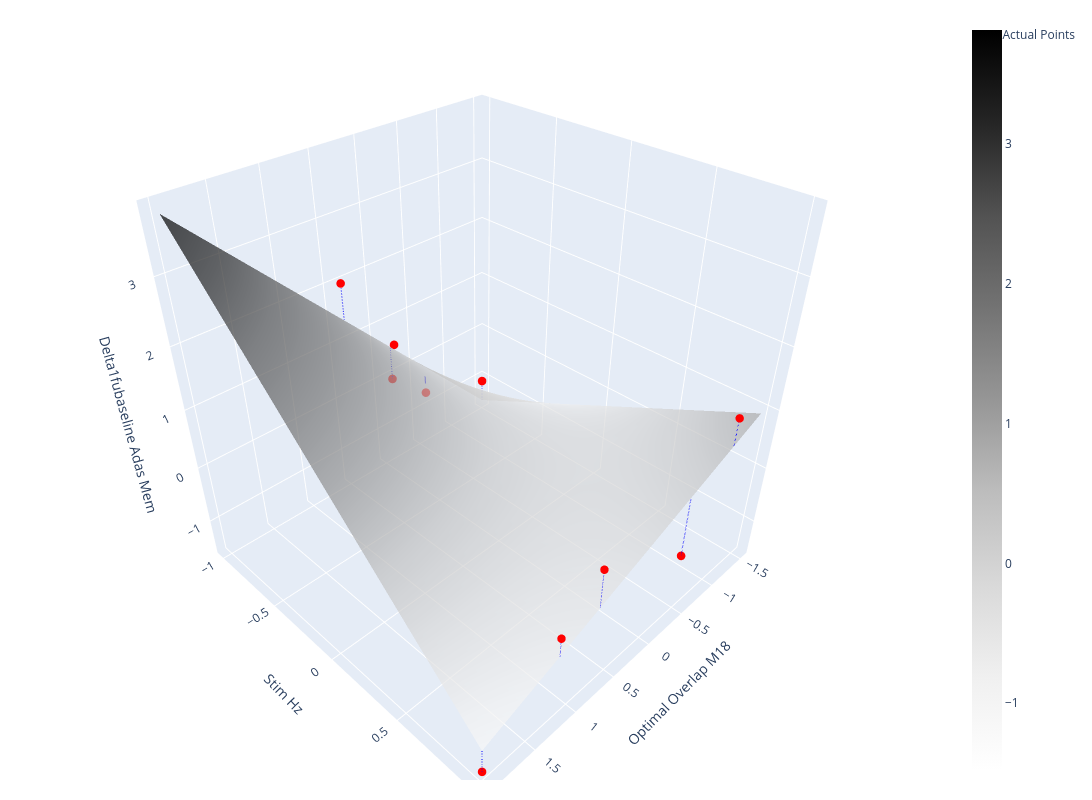

This figure's notebook cell:
### Markdown cell above
Visualize the Regression as a Plane

### Code cell
from calvin_utils.statistical_utils.response_surface_utils.regression_response_surface import GLMPlot
ip = GLMPlot(model_results=results, data_df=data_df, formula=formula)
ip.run(plot_residuals=True, out_dir='/Users/cu135/Partners HealthCare Dropbox/Calvin Howard/studies/memory_dbs/figures/correlation_to_optimal/interaction')

### Figure 1 — Plotly figure (JSON) as saved in the notebook; plotly's stock layout.template omitted (floating-point values rounded to 4 significant figures; data arrays with more than 128 entries replaced by an {"elided": "..."} marker saying what was removed)
{"data": [{"colorscale": [[0, "rgb(255,255,255)"], [0.125, "rgb(240,240,240)"], [0.25, "rgb(217,217,217)"], [0.375, "rgb(189,189,189)"], [0.5, "rgb(150,150,150)"], [0.625, "rgb(115,115,115)"], [0.75, "rgb(82,82,82)"], [0.875, "rgb(37,37,37)"], [1, "rgb(0,0,0)"]], "name": "Prediction Surface", "opacity": 0.7, "type": "surface", "x": [-1.507, -1.472, -1.437, -1.401, -1.366, -1.331, -1.296, -1.26, -1.225, -1.19, -1.154, -1.119, -1.084, -1.049, -1.013, -0.978, -0.9427, -0.9074, -0.8722, -0.8369, -0.8016, -0.7663, -0.731, -0.6957, -0.6605, -0.6252, -0.5899, -0.5546, -0.5193, -0.484, -0.4488, -0.4135, -0.3782, -0.3429, -0.3076, -0.2723, -0.2371, -0.2018, -0.1665, -0.1312, -0.09592, -0.06064, -0.02536, 0.009927, 0.04521, 0.08049, 0.1158, 0.1511, 0.1863, 0.2216, 0.2569, 0.2922, 0.3275, 0.3628, 0.398, 0.4333, 0.4686, 0.5039, 0.5392, 0.5745, 0.6097, 0.645, 0.6803, 0.7156, 0.7509, 0.7862, 0.8214, 0.8567, 0.892, 0.9273, 0.9626, 0.9979, 1.033, 1.068, 1.104, 1.139, 1.174, 1.21, 1.245, 1.28, 1.315, 1.351, 1.386, 1.421, 1.457, 1.492, 1.527, 1.562, 1.598, 1.633, 1.668, 1.704, 1.739, 1.774, 1.809, 1.845, 1.88, 1.915, 1.951, 1.986], "y": [-1, -0.9798, -0.9596, -0.9394, -0.9192, -0.899, -0.8788, -0.8586, -0.8384, -0.8182, -0.798, -0.7778, -0.7576, -0.7374, -0.7172, -0.697, -0.6768, -0.6566, -0.6364, -0.6162, -0.596, -0.5758, -0.5556, -0.5354, -0.5152, -0.4949, -0.4747, -0.4545, -0.4343, -0.4141, -0.3939, -0.3737, -0.3535, -0.3333, -0.3131, -0.2929, -0.2727, -0.2525, -0.2323, -0.2121, -0.1919, -0.1717, -0.1515, -0.1313, -0.1111, -0.09091, -0.07071, -0.05051, -0.0303, -0.0101, 0.0101, 0.0303, 0.05051, 0.07071, 0.09091, 0.1111, 0.1313, 0.1515, 0.1717, 0.1919, 0.2121, 0.2323, 0.2525, 0.2727, 0.2929, 0.3131, 0.3333, 0.3535, 0.3737, 0.3939, 0.4141, 0.4343, 0.4545, 0.4747, 0.4949, 0.5152, 0.5354, 0.5556, 0.5758, 0.596, 0.6162, 0.6364, 0.6566, 0.6768, 0.697, 0.7172, 0.7374, 0.7576, 0.7778, 0.798, 0.8182, 0.8384, 0.8586, 0.8788, 0.899, 0.9192, 0.9394, 0.9596, 0.9798, 1], "z": {"elided": "100x100 float values"}}, {"marker": {"color": "red", "size": 5}, "mode": "markers", "name": "Actual Points", "type": "scatter3d", "x": [-0.6209, -1.507, 1.986, 0.6468, 1.122, -1.113, -0.2134, -0.5169, 0.379, -0.1623], "y": [-1, -1, 1, 1, 1, 1, -1, 1, -1, -1], "z": [-0.651, -1.058, -1.465, 0.3662, -0.2441, 1.18, 0.5697, -0.651, 1.994, -0.04069]}, {"line": {"color": "blue", "dash": "dash"}, "mode": "lines", "name": "Residual", "showlegend": false, "type": "scatter3d", "x": [-0.6209, -0.6209], "y": [-1, -1], "z": [-0.651, -0.1341]}, {"line": {"color": "blue", "dash": "dash"}, "mode": "lines", "name": "Residual", "showlegend": false, "type": "scatter3d", "x": [-1.507, -1.507], "y": [-1, -1], "z": [-1.058, -1.477]}, {"line": {"color": "blue", "dash": "dash"}, "mode": "lines", "name": "Residual", "showlegend": false, "type": "scatter3d", "x": [1.986, 1.986], "y": [1, 1], "z": [-1.465, -1.06]}, {"line": {"color": "blue", "dash": "dash"}, "mode": "lines", "name": "Residual", "showlegend": false, "type": "scatter3d", "x": [0.6468, 0.6468], "y": [1, 1], "z": [0.3662, -0.2902]}, {"line": {"color": "blue", "dash": "dash"}, "mode": "lines", "name": "Residual", "showlegend": false, "type": "scatter3d", "x": [1.122, 1.122], "y": [1, 1], "z": [-0.2441, -0.5635]}, {"line": {"color": "blue", "dash": "dash"}, "mode": "lines", "name": "Residual", "showlegend": false, "type": "scatter3d", "x": [-1.113, -1.113], "y": [1, 1], "z": [1.18, 0.7211]}, {"line": {"color": "blue", "dash": "dash"}, "mode": "lines", "name": "Residual", "showlegend": false, "type": "scatter3d", "x": [-0.2134, -0.2134], "y": [-1, -1], "z": [0.5697, 0.4834]}, {"line": {"color": "blue", "dash": "dash"}, "mode": "lines", "name": "Residual", "showlegend": false, "type": "scatter3d", "x": [-0.5169, -0.5169], "y": [1, 1], "z": [-0.651, 0.3785]}, {"line": {"color": "blue", "dash": "dash"}, "mode": "lines", "name": "Residual", "showlegend": false, "type": "scatter3d", "x": [0.379, 0.379], "y": [-1, -1], "z": [1.994, 1.381]}, {"line": {"color": "blue", "dash": "dash"}, "mode": "lines", "name": "Residual", "showlegend": false, "type": "scatter3d", "x": [-0.1623, -0.1623], "y": [-1, -1], "z": [-0.04069, 0.5609]}], "layout": {"height": 800, "margin": {"b": 20, "l": 20, "r": 20, "t": 20}, "scene": {"aspectmode": "cube", "xaxis": {"title": {"text": "Optimal Overlap M18"}}, "yaxis": {"title": {"text": "Stim Hz"}}, "zaxis": {"title": {"text": "Delta1fubaseline Adas Mem"}}}, "width": 1200}}
